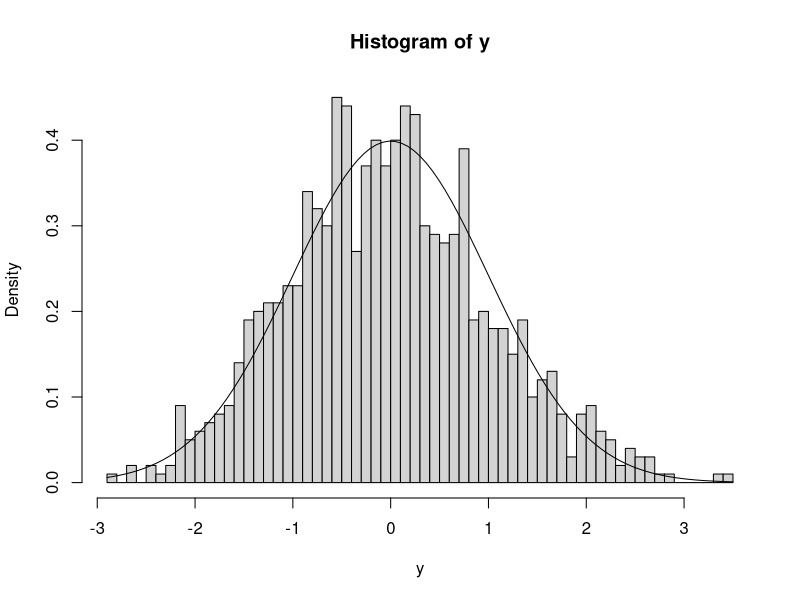
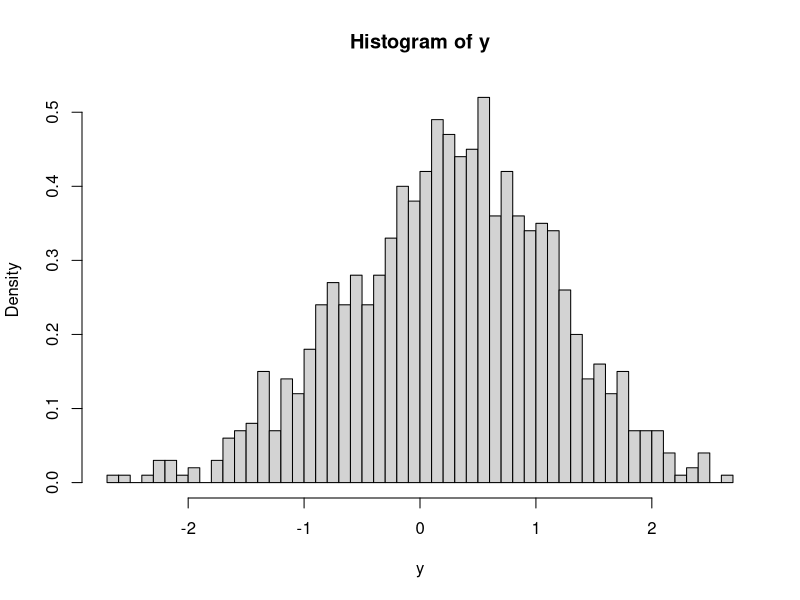
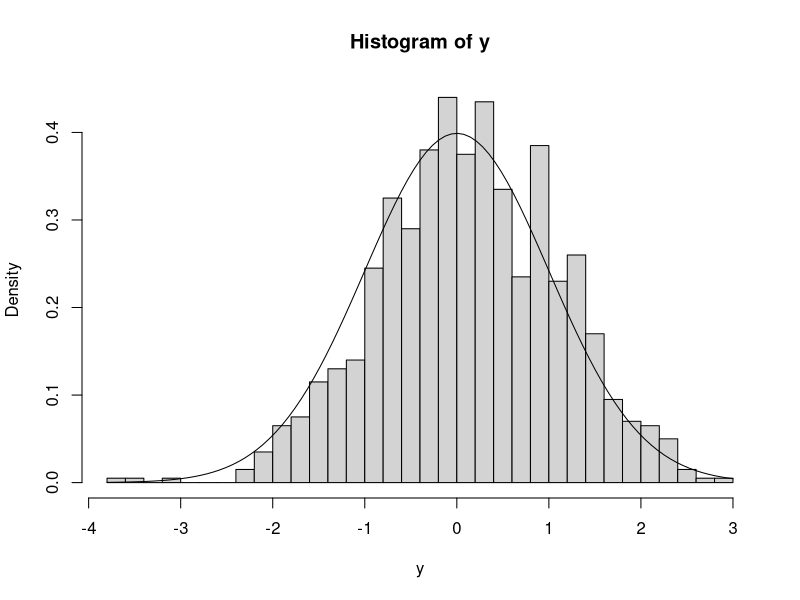

Generate these figures, in order, with R:
## ---- chunk 1
knitr::opts_chunk$set(echo = TRUE)
## ---- chunk 2
Zapprox <- function(){
z =   (sum(rexp(100,1)) -100)/10
z
}
y= replicate(1000, Zapprox())
hist(y, prob=TRUE, breaks=50)
curve(dnorm(x), add=TRUE)
## ---- chunk 3
P <- matrix(c(1/4,1/4, 1/2,1/4,1/4,1/2,1/8,1/4,5/8), nrow =3)
P <-t(P)
P
## ---- chunk 4
eigen(t(P))
z=eigen(t(P))$vector[,1]
stat <- z/sum(z)
stat
## ---- chunk 5
Q = P
for (i in 1:1000){
  Q <- Q %*% P
}
Q
## ---- chunk 6
step <- function(i){
  q = P[i,]
  x=-1
  u = runif(1)
  j=0
  cumq = cumsum(q)
  while(x==-1){
    j<-j+1
    if(u <= cumq[j]){x <-j}
  }
  x
}

steps <- function(y){
  x = y[1]
  n = y[2]
  for (i in 1:n){
    x <- c(x, step(x[i]))
  }
  x
}


one = steps(c(1,1000))
two = steps(c(2,1000))

sum(one==3)/1000
sum(two==3)/1000
## ---- chunk 7
time <- function(i){
  n =0
  x=i
  n <- n+1
  x <-step(x)
  while(x !=3){
    n <-n+1
    x <- step(x)
  }
  n
}

mean(replicate(1000, time(3)))
## ---- chunk 8
time2 <- function(i){
  n =0
  x=i
  n <- n+1
  x = c(x, step(x[length(x)]) )
  while(x[length(x)-1] !=1 | x[length(x)] !=2   ){
    n <-n+1
    x = c(x, step(x[length(x)] ))
  }
  n
}

z=mean(replicate(10000, time2(2)))
1/z

stat[1] * P[1,2]
P[1,2]
## ---- chunk 9
time3 <- function(i){
  n =0
  x=i
  n <- n+1
  x = c(x, step(x[length(x)]) )
  while(x[length(x)-1] !=1 | x[length(x)] !=2   ){
    n <-n+1
    x = c(x, step(x[length(x)] ))
  }
  x
}

time3(2)
## ---- chunk 10

initial <- function(){
q = stat
  x=-1
  u = runif(1)
  j=0
  cumq = cumsum(q)
  while(x==-1){
    j<-j+1
    if(u <= cumq[j]){x <-j}
  }
  x
}

mstat = 1*stat[1] + 2*stat[2] + 3*stat[3]


mcclt <- function(){
  path = steps( c(initial(), 100 )  )
z=  (sum(path) - 100*mstat)/10
z  
}

y = replicate(1000, mcclt())
hist(y, prob=TRUE, breaks=50)
## ---- chunk 11
sumsz=replicate(1000, sum( steps( c(initial(),400 ) ) ) ) 
sdest= sd(sumsz)    
                  



samplev <- function(){
  path = steps( c(initial(),400 )  )
z=  (sum(path) - 400*mstat)/(sdest)
z  
}
y = replicate(1000, samplev())
hist(y, prob=TRUE, breaks=30)
curve(dnorm(x), add=TRUE)
## ---- chunk 12
arr = c(0.16, 0.28, 0.42, 0.66, 0.75, 1.27, 2.25, 
      2.33, 2.83, 4.09,4.30, 4.80, 5.20,5.68, 7.05)

inter = arr[1]
for (i in 2:length(arr)){
  inter <- c(inter, arr[i] - arr[i-1] )
}
arr
inter
## ---- chunk 13
mu = mean(inter)
mu
## ---- chunk 14
1/mu * 60
## ---- chunk 15
dpois(5, 2 * 1/mu)
